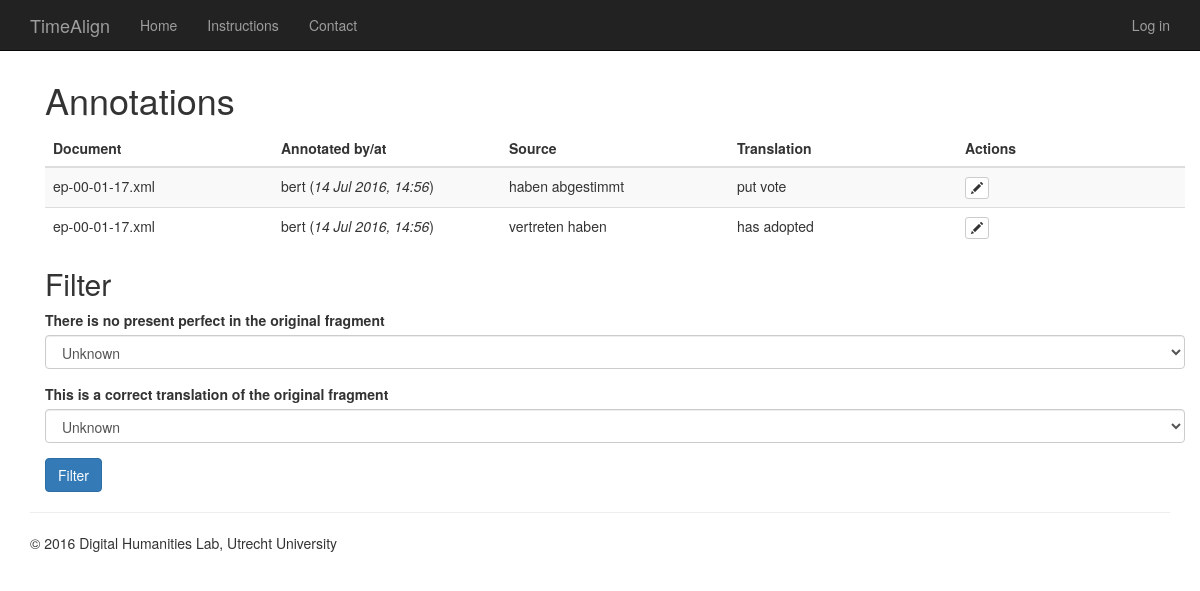
Before: /list/de/en/ with the older database file.
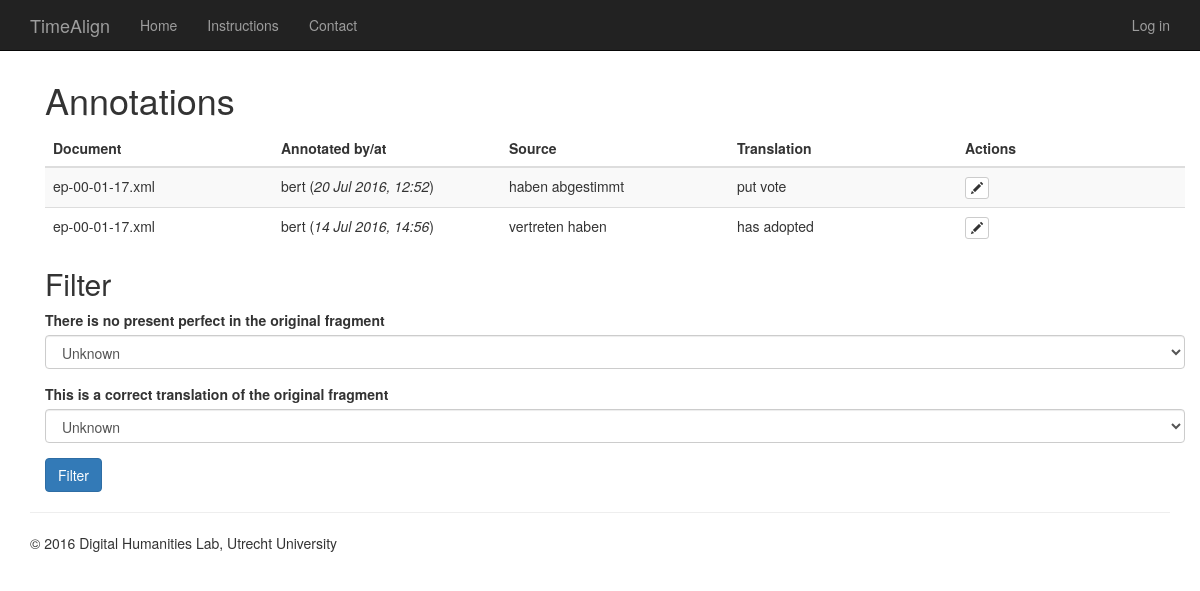
After: the same page with the newer database file.
### annotations/models.py (models this page shows, shortened)
class Annotation(models.Model):
    alignment = models.ForeignKey(Alignment)
    is_no_target = models.BooleanField('There is no present perfect in the original fragment', default=False)
    is_translation = models.BooleanField('This is a correct translation of the original fragment', default=True)
    words = models.ManyToManyField(Word, blank=True)
    annotated_by = models.ForeignKey(settings.AUTH_USER_MODEL)
    annotated_at = models.DateTimeField(auto_now=True)
    class Meta:
        unique_together = ('alignment', 'annotated_by', )
    def selected_words(self):
        return ' '.join([word.word for word in self.words.all().order_by('xml_id')])

class Alignment(models.Model):
    type = models.CharField(max_length=10)
    original_fragment = models.ForeignKey(Fragment, null=True, related_name='original')
    translated_fragment = models.ForeignKey(Fragment, null=True, related_name='translated')

class Fragment(models.Model):
    GERMAN = 'de'
    ENGLISH = 'en'
    SPANISH = 'es'
    FRENCH = 'fr'
    DUTCH = 'nl'
    LANGUAGES = (
        (GERMAN, 'German'),
        (ENGLISH, 'English'),
        (SPANISH, 'Spanish'),
        (FRENCH, 'French'),
        (DUTCH, 'Dutch'),
    )
    language = models.CharField(max_length=2, choices=LANGUAGES)
    speaker_language = models.CharField(max_length=2, choices=LANGUAGES)
    document = models.ForeignKey(Document)
    def target_words(self):
        result = []
        for sentence in self.sentence_set.all():
            result.extend([word.word for word in sentence.word_set.filter(is_target=True)])
        return ' '.join(result)

class Document(models.Model):
    title = models.CharField(max_length=200, unique=True)

class Sentence(models.Model):
    xml_id = models.CharField(max_length=20)
    fragment = models.ForeignKey(Fragment)

class Word(models.Model):
    xml_id = models.CharField(max_length=20)
    word = models.CharField(max_length=200)
    pos = models.CharField(max_length=10)
    lemma = models.CharField(max_length=200, null=True)
    is_target = models.BooleanField(default=False)
    sentence = models.ForeignKey(Sentence)

### annotations/views.py (the view)
# urls.py: url(r'^list/(?P<l1>\w+)/(?P<l2>\w+)/$', AnnotationList.as_view(), name='list'),
class AnnotationList(FilterView):
    context_object_name = 'annotations'
    filterset_class = AnnotationFilter
    def get_queryset(self):
        return Annotation.objects.filter(alignment__original_fragment__language=self.kwargs['l1'],
                                         alignment__translated_fragment__language=self.kwargs['l2'])

### annotations/templates/annotations/annotation_filter.html
{% extends "annotations/base.html" %}
{% load bootstrap3 %}
{% block content %}
<div class="container">
    <h1>Annotations</h1>
    <table class="table table-striped">
        <thead>
            <tr>
                <th width="10%">Document</th>
                <th width="10%">Annotated by/at</th>
                <th width="10%">Source</th>
                <th width="10%">Translation</th>
                <th width="10%">Actions</th>
            </tr>
        </thead>
        <tbody>
            {% for annotation in annotations %}
            <tr>
                <td>{{ annotation.alignment.original_fragment.document.title }}</td>
                <td>{{ annotation.annotated_by }} (<em>{{ annotation.annotated_at|date:"j M Y, G:i" }}</em>)</td>
                <td>{{ annotation.alignment.original_fragment.target_words }}</td>
                <td>{{ annotation.selected_words }}</td>
                <td>
                    <a href="{% url 'annotations:edit' annotation.id %}" role="button" class="btn btn-default btn-xs" aria-label="Edit">
                        <span class="glyphicon glyphicon-pencil" aria-hidden="true"></span>
                    </a>
                </td>
            </tr>
            {% endfor %}
        </tbody>
    </table>
    <h2>Filter</h2>
    <form action="" method="get">
        {% bootstrap_form filter.form %}
        {% bootstrap_button "Filter" button_type="submit" %}
    </form>
</div>
{% endblock %}

Changed rows visible on the page:
changed Annotation "haben abgestimmt": annotated_at "14 Jul 2016, 14:56" → "20 Jul 2016, 12:52"
